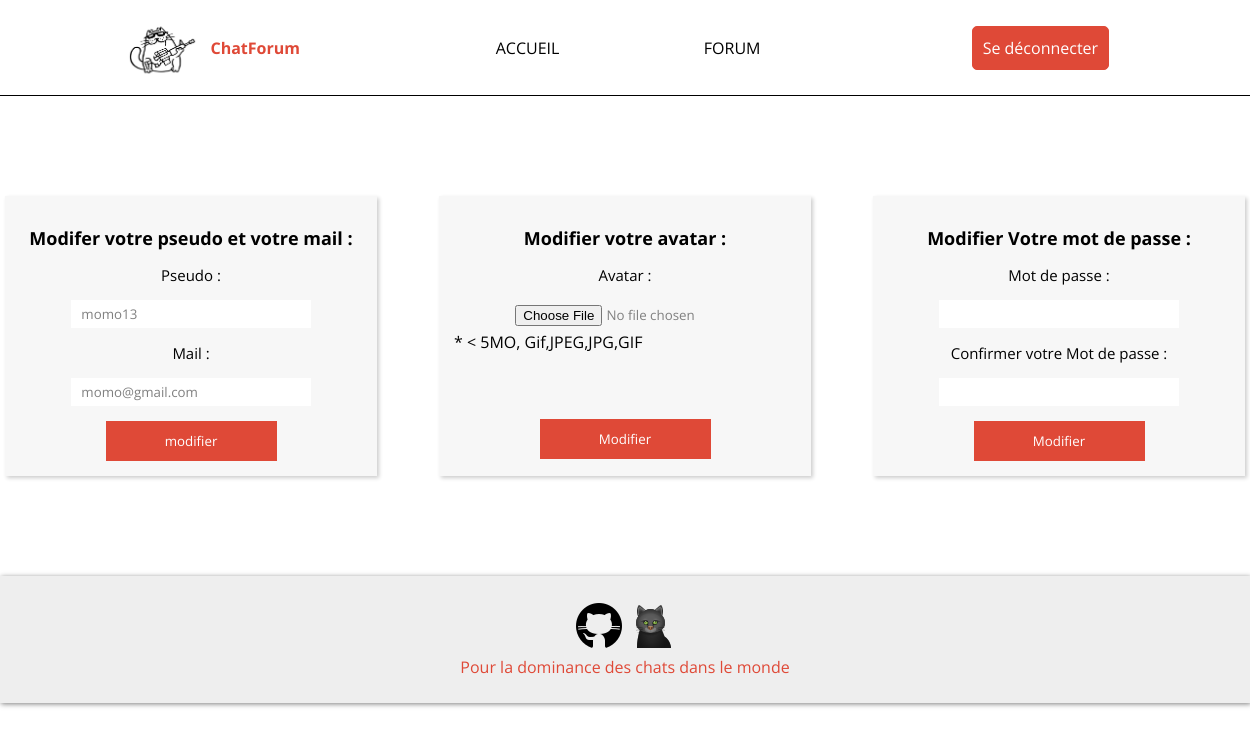
/?action=profil (signed in), run on an earlier commit of the app's database.
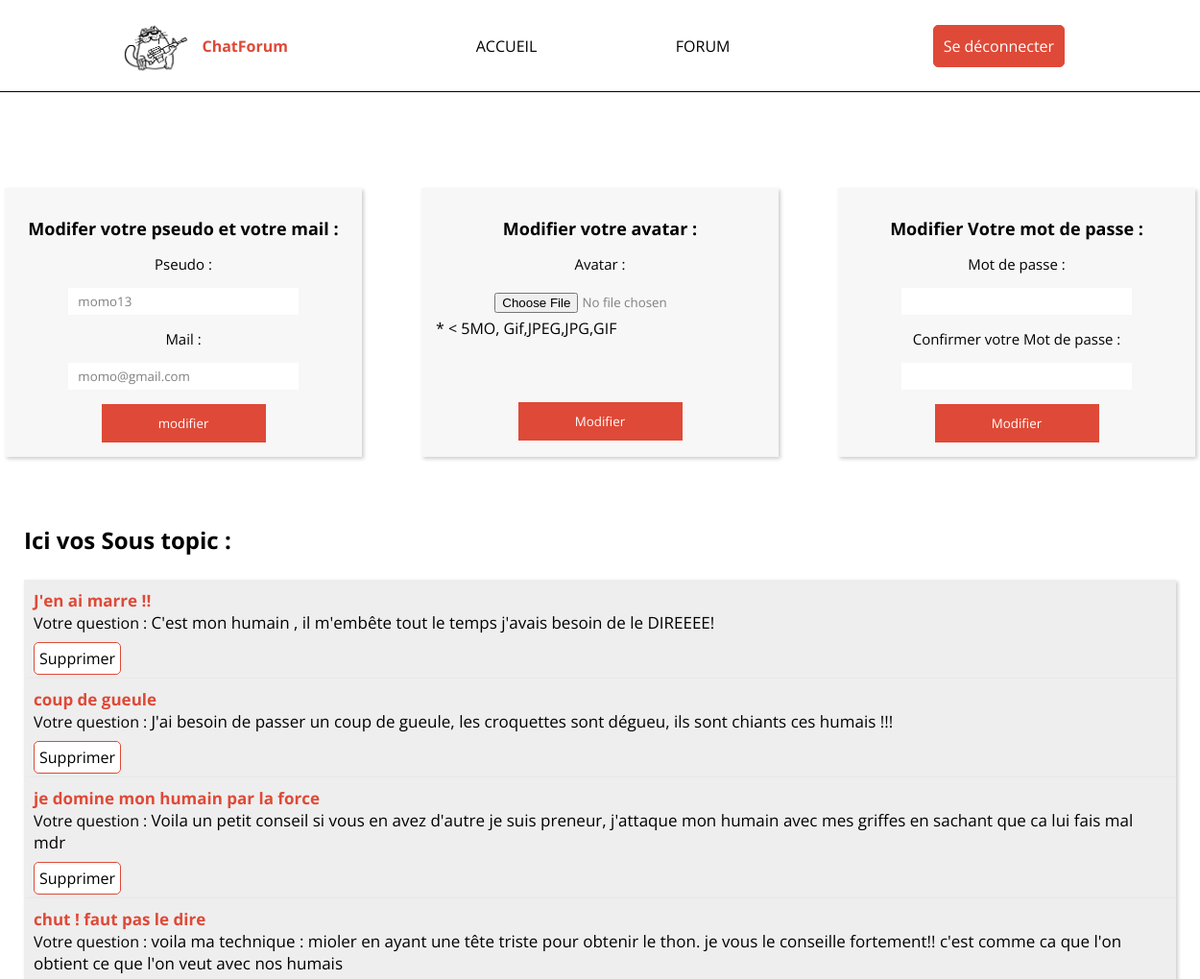
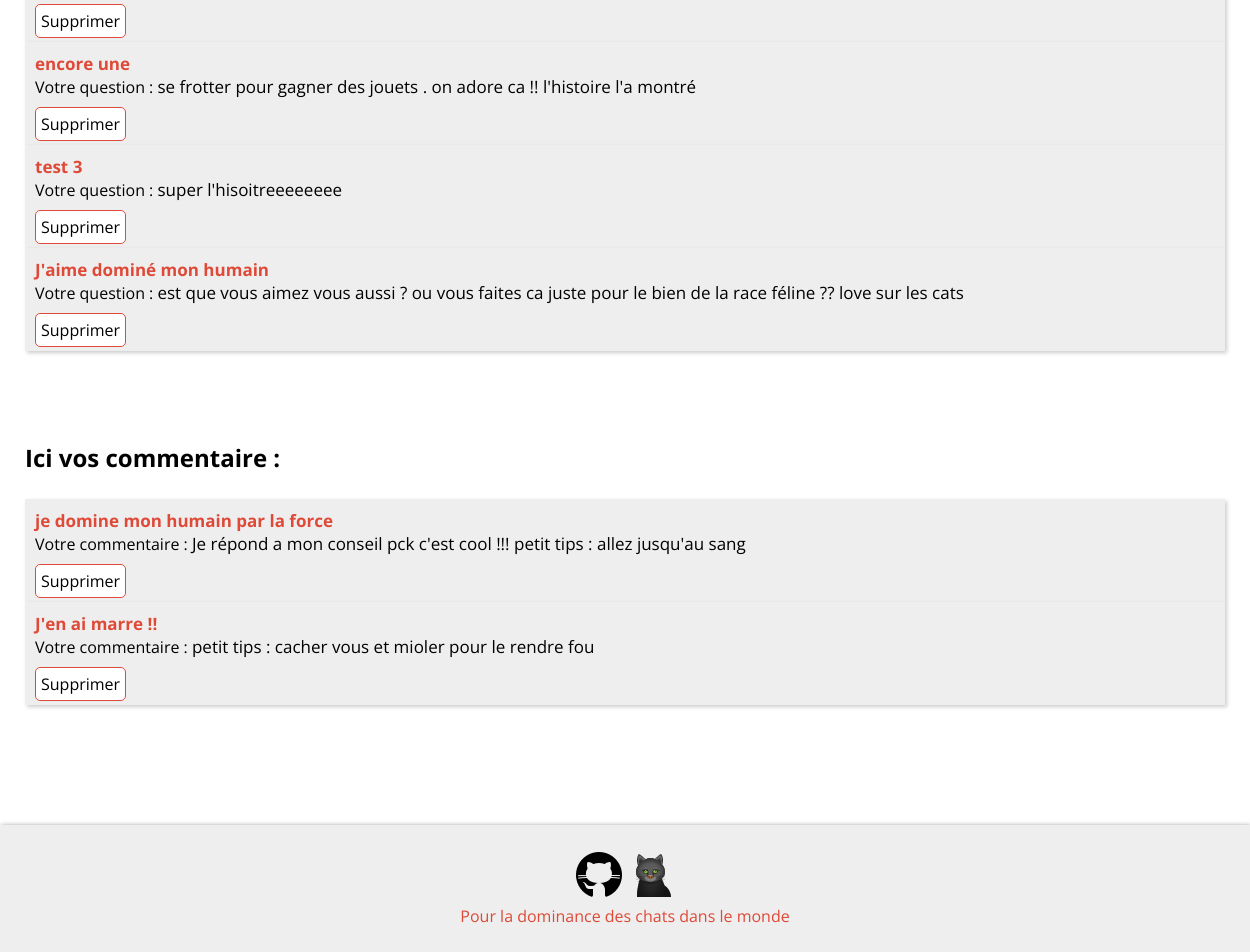
And on a later commit of the database (2 pictures, top to bottom).
### tables this page shows
CREATE TABLE IF NOT EXISTS `sous_topic` (
  `id_sous` int NOT NULL AUTO_INCREMENT,
  `id_topic` int NOT NULL,
  `id_felin` int NOT NULL,
  `name_sous` varchar(55) NOT NULL,
  `question` varchar(255) NOT NULL,
  `date_sous` datetime NOT NULL DEFAULT CURRENT_TIMESTAMP,
  PRIMARY KEY (`id_sous`),
  KEY `id_topic` (`id_topic`),
  KEY `id_felin` (`id_felin`)
);

CREATE TABLE IF NOT EXISTS `comment` (
  `id_comment` int NOT NULL AUTO_INCREMENT,
  `id_soustopic` int NOT NULL,
  `id_felin` int NOT NULL,
  `reponse` varchar(255) NOT NULL,
  `date` datetime NOT NULL DEFAULT CURRENT_TIMESTAMP,
  PRIMARY KEY (`id_comment`),
  KEY `id_soustopic` (`id_soustopic`),
  KEY `id_felin` (`id_felin`)
);

### src/controllers/profilCont.php (called while the page is built, shortened)
<?php
function getViewProfi() {
    $id = $_SESSION["id"];
    $felin = new Felins();
    $comment = $felin-> getCommentProfil($id);
    $sous_topic = $felin->getSoustopicProfil($id);
    require_once __DIR__.'./../views/profilView.php';
}

### src/models/class/database.class.php (called while the page is built, shortened)
<?php
class Database
{
  private $host = '127.0.0.1';
  private $port = '3306';
  private $database = 'chatforum';
  private $nameDB = 'root';
  private $password = '';
  public function __construct()
  {
    $this->pdo = new PDO(
      'mysql:host=' . $this->host . ';port=' . $this->port . ';dbname=' . $this->database,
      $this->nameDB,
      $this->password,
      [
        PDO::ATTR_ERRMODE => PDO::ERRMODE_EXCEPTION,
        PDO::ATTR_DEFAULT_FETCH_MODE => PDO::FETCH_ASSOC,
        PDO::MYSQL_ATTR_INIT_COMMAND => 'SET NAMES utf8;'
      ]
    );
  }
}

### src/models/class/felins.class.php (called while the page is built, shortened)
<?php
require_once('./src/models/class/database.class.php');
class Felins extends Database
{
  public function getCommentProfil($id){
    $getCommentProfil = $this->pdo->prepare("SELECT * FROM comment INNER JOIN sous_topic ON sous_topic.id_sous=comment.id_soustopic WHERE comment.id_felin=:id");
    $getCommentProfil->bindParam(":id" , $id);
    $getCommentProfil->execute();
    $data = $getCommentProfil->fetchAll();
    return $data;
  }
  public function getSoustopicProfil($id){
    $getSoustopicProfil = $this->pdo->prepare("SELECT * FROM sous_topic WHERE id_felin=:id");
    $getSoustopicProfil->bindParam(":id" , $id);
    $getSoustopicProfil->execute();
    $data = $getSoustopicProfil->fetchAll();
    return $data;
  }
}

### src/views/profilView.php (the view, shortened to what this page needs)
<div>
    <a class="button-home" href="./?action=disconnect">Se déconnecter</a>
</div>
<section class="container-modif">
    <form class="form-modif" action="./?action=editProfil&travail=editInfo" method="post">
    <h2>Modifer votre pseudo et votre mail :</h2>
        <div>
          <p>Pseudo :</p>
          <input type="text" name="pseudo"  value="<?= $_SESSION['pseudo'] ?? ''; ?>">
        </div>
        <div>
          <p>Mail :</p>
          <input type="mail" name="mail"  value="<?= $_SESSION['mail'] ?? ''; ?>">
        </div>
        <div>
          <input class="modifier-info" type="submit" value="modifier">
        </div>
      </form>
      <form class="form-modif" action="./?action=editAvatar&travail=editAvatar" method="post" enctype="multipart/form-data">
        <div class='relative'>
      <h2>Modifier votre avatar :</h2>
        </div>
      <div>
          <p>Avatar :</p>
          <input type="file" name="post" id="avatar" value="./public/image/import/<?= $_SESSION['avatar'] ?? 'avatar_default.png'; ?>">
          <span id="uploadImage">* < 5MO, Gif,JPEG,JPG,GIF</span>
          <input class="modifier-info1" type="submit" value="Modifier">
        </div>
    </form>
    <form class="form-modif" action="./?action=editProfil&travail=editMdp" method="post">
      <div class="relative">
      <h2>Modifier Votre mot de passe :</h2>
      </div>
      <div>
        <p>Mot de passe :</p>
        <input type="text" name="mdp1">
      </div>
      <div>
        <p>Confirmer votre Mot de passe :</p>
        <input type="text" name="mdp2">
      </div>
      <div>
        <input class="modifier-info" type="submit" value="Modifier">
      </div>
    </form>
</section>
<?php if (empty($sous_topic)) { ?>
  <?php } else { ?>
    <div class="container_suppr">
      <h2>Ici vos Sous topic :</h2>
      <div class="suppr">
      <?php for ( $i = 0 ; $i < count($sous_topic) ; $i++){ ?>
        <div class="suppr_topic">
          <p><span><?= $sous_topic[$i]["name_sous"] ?></span> </p>
          <p>Votre question : <span><?= $sous_topic[$i]["question"] ?></span> </p>
          <a href="./?action=deletetopic&id=<?= $sous_topic[$i]["id_sous"]?>">Supprimer</a>
        </div>
      <?php } ?>
      </div>
    </div>
<?php } ?>
<?php if (empty($comment)) { ?>
<?php } else { ?>
  <div class="container_suppr">
    <h2>Ici vos commentaire :</h2>
    <div class="suppr">
      <?php for ( $i = 0 ; $i < count($comment) ; $i++){ ?>
        <div class="suppr_topic">
            <p> <span><?= $comment[$i]["name_sous"]  ?></span></p>
            <p>Votre commentaire : <span> <?= $comment[$i]["reponse"] ?></span></p>
            <a href="./?action=deleteCom&id=<?= $comment[$i]["id_comment"] ?>">Supprimer</a>
          </div>
        <?php } ?>
    </div>
  </div>
<?php } ?>
<?php
require_once __DIR__.'./../templates/mainTemp.php';

What changed in the data, as far as the page shows it:
added sous_topic: name_sous "J'en ai marre !!", question "C'est mon humain , il m'embête tout le temps j'avais besoin de le DIREEEE!"
added sous_topic: name_sous "coup de gueule", question "J'ai besoin de passer un coup de gueule, les croquettes sont dégueu, ils sont chiants ces humais !!!"
added sous_topic: name_sous "je domine mon humain par la force", question "Voila un petit conseil si vous en avez d'autre je suis preneur, j'attaque mon humain avec mes griffes en sachant que ca lui fais mal mdr"
added sous_topic: name_sous "chut ! faut pas le dire", question "voila ma technique : mioler en ayant une tête triste pour obtenir le thon. je vous le conseille fortement!! c'est comme ca que l'on obtient ce que l'on veut avec nos humais"
added sous_topic: name_sous "encore une", question "se frotter pour gagner des jouets . on adore ca !! l'histoire l'a montré"
added sous_topic: name_sous "test 3", question "super l'hisoitreeeeeeee"
added sous_topic: name_sous "J'aime dominé mon humain", question "est que vous aimez vous aussi ? ou vous faites ca juste pour le bien de la race féline ?? love sur les cats"
added comment: id_soustopic.name_sous "je domine mon humain par la force", reponse "Je répond a mon conseil pck c'est cool !!! petit tips : allez jusqu'au sang"
added comment: id_soustopic.name_sous "J'en ai marre !!", reponse "petit tips : cacher vous et mioler pour le rendre fou"
Also different on the page:
text now shown: "Ici vos Sous topic : Ici vos commentaire :"
